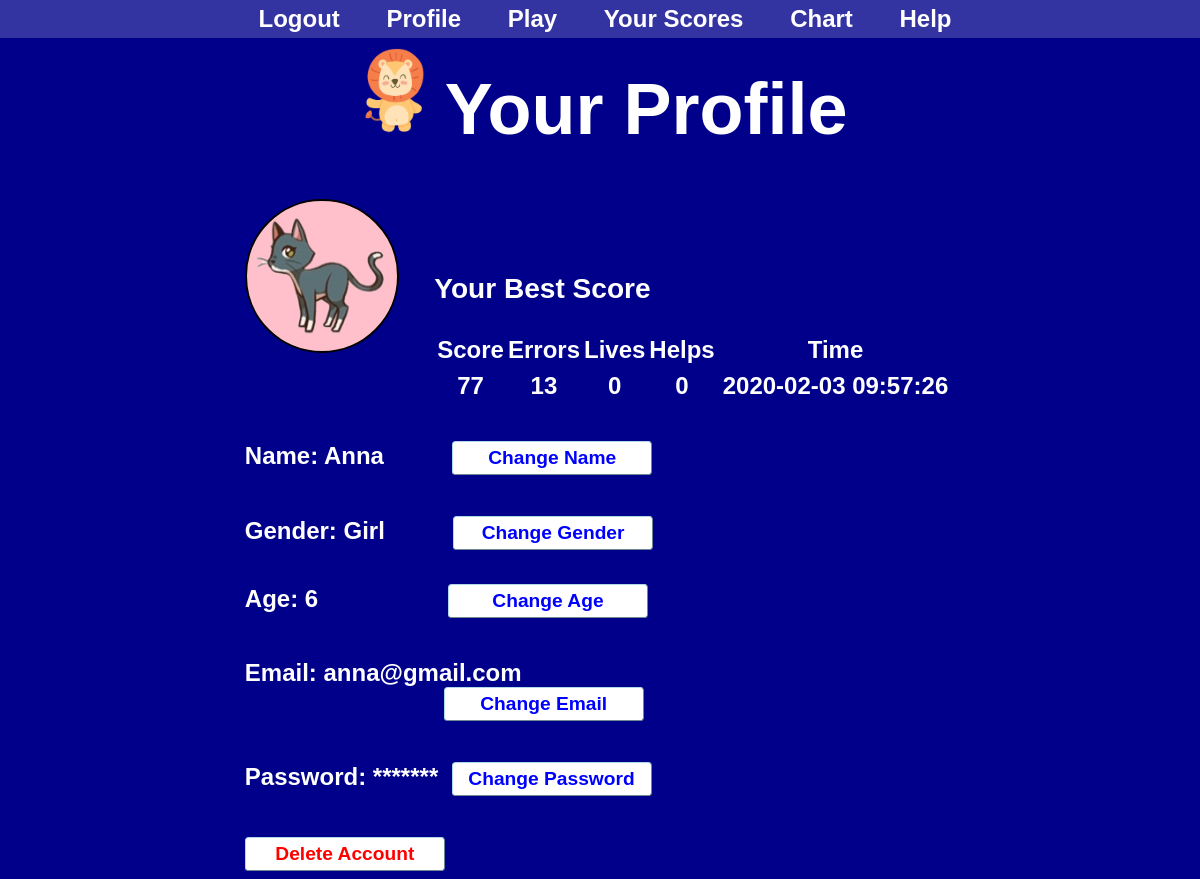
/php/user/userProfile.php (signed in), run on the app's committed database.
### tables this page shows
CREATE TABLE `user` (
  `userId` int(11) NOT NULL AUTO_INCREMENT,
  `name` char(20) NOT NULL,
  `age` int(10) NOT NULL,
  `gender` char(6) NOT NULL DEFAULT 'Others',
  `email` char(100) NOT NULL,
  `password` char(100) NOT NULL,
  `privilege` varchar(45) NOT NULL DEFAULT 'user',
  `profilePic` varchar(500) DEFAULT '0',
  PRIMARY KEY (`userId`),
  UNIQUE KEY `Email_UNIQUE` (`email`)
);

CREATE TABLE `game` (
  `gameId` int(11) NOT NULL AUTO_INCREMENT,
  `user_userId` int(11) NOT NULL,
  `score` int(11) DEFAULT NULL,
  `errors` int(11) DEFAULT NULL,
  `lives` int(11) DEFAULT NULL,
  `helps` int(11) DEFAULT NULL,
  `gameTime` datetime NOT NULL,
  PRIMARY KEY (`gameId`),
  KEY `fk_game_user_idx` (`user_userId`),
  CONSTRAINT `fk_game_user` FOREIGN KEY (`user_userId`) REFERENCES `user` (`userId`) ON DELETE CASCADE ON UPDATE CASCADE
);

### php/util/sessionUtil.php (called while the page is built, shortened)
<?php
	function isLogged(){
		if(isset($_SESSION['userId']))
			return $_SESSION['userId'];
		else
			return false;
	}
?>

### php/util/dbManager.php (called while the page is built, shortened)
<?php
    require "dbConfig.php";
    $DB = new dbManager();
  class dbManager {
      private $mysqli_conn = null;
      function openConnection() {
      if (!$this->isOpen()){
        global $dbHostname;
        global $dbUsername;
        global $dbPassword;
        global $dbName;
            $this->mysqli_conn = new mysqli($dbHostname, $dbUsername, $dbPassword);
            $this->mysqli_conn->select_db($dbName) or die ('Connection to DB failed: ' . mysqli_error());
        }
      }
      function isOpen() {
      return ($this->mysqli_conn != null);
    }
    function performQuery($queryText) {
      return $this->mysqli_conn->query($queryText);
    }
    function closeConnection(){
      $this->mysqli_conn = null;
    }
  }
?>

### php/util/dbConfig.php (called while the page is built)
<?php
	$dbHostname = "localhost";
	$dbUsername = "root";
	$dbPassword = "";
	$dbName = "project";
?>

### php/user/userProfile.php (the view, shortened to what this page needs)
<?php
    require_once "../util/sessionUtil.php";
    require_once "./user.php";
    $id = isLogged();
   	if($id == false){
    	header('location: ../../index.php');
    } else {
    	$user = getUser($id);
    }
    $username = $user['name'];
    $age = $user['age'];
    $gender = $user['gender'];
    $email = $user['email'];
    $profilePic = $user['profilePic'];
?>
<!DOCTYPE html>
<html lang="en">
	<head>
		<link rel="stylesheet" href="../../css/profile.css" type="text/css" media="screen">
	</head>
	<body>
		<header>
			<h1><a href="./userProfile.php" title="Home"><img src="../../img/leo.png" alt="Lion"></a>Your Profile</h1>
			<nav id="navigation" class="top">
				<a href="../logout.php">Logout</a>
				<a href="./userProfile.php">Profile</a>
				<a href="../game.php">Play</a>
				<a href="./userScores.php">Your Scores</a>
				<a href="../chart.php">Chart</a>
				<a href="../../html/guide.html" target="_blank">Help</a>
			</nav>
		</header>
		<div id="data">
			<span id="pic" onclick="setVisibility('image', 'imageButton', 'visible')">
				<?php
					$pathImage = "../../img/profilePics/" . $user['profilePic'];
					if($profilePic === '0')
						echo "<img src='../../img/profilePics/default.png' alt='Your Pic' id='picture' class='$gender'>";
					else
						echo "<img src='$pathImage' alt='Your Pic' id='picture' class='$gender'>";
				?>
			</span>
			<div id="bestScore">
				<h3>Your Best Score</h3>
				<?php
					getBestScore($id);
				?>
			</div>
			<div>
				<label for="name">Name: </label>
				<span id="username"><?php echo $username?></span>
				<input id="changeName" class="button" type="button" value="Change Name" onclick="setVisibility('name', 'nameButton', 'visible')">
				<form name="data" method="POST" action="./updateName.php">
				</form>
			</div>
			<div>
				Gender:
				<span id="user_gender"><?php echo $gender?></span>
				<input id="changeGender" class="button" type="button" value="Change Gender" onclick="setVisibility('gender', 'genderButton', 'visible')">
				<form name="data" method="POST" action="./updateGender.php">
				</form>
			</div>
			<div>
				<label for="age">Age: </label>
				<span id="user_age"><?php echo $age?></span>
				<input id="changeAge" class="button" type="button" value="Change Age" onclick="setVisibility('age', 'ageButton', 'visible')">
				<form name="data" method="POST" action="./updateAge.php">
				</form>
			</div>
			<div>
				<label for="email">Email: </label>
				<span id="e-mail"><?php echo $email?></span><br>
				<input id="changeEmail" class="button" type="button" value="Change Email" onclick="setVisibility('email', 'emailButton', 'visible')">
				<form name="data" method="POST" action="./updateEmail.php">
				</form>
			</div>
			<div>
				<label for="password" id="password_label">Password: </label>
				<span id="password_span"><?php echo '*******'?></span>
				<input id="changePassword" class="button" type="button" value="Change Password" onclick="setVisibility('password', 'passwordButton', 'visible')">
				<form name="data" method="POST" action="./updatePassword.php">
				</form>
			</div>
			<div>
				<form method="POST" action="./deleteUser.php">
					<input class="button" name="delete" type="submit" value="Delete Account" id="delete">
				</form>
			</div>
		</div>
	</body>
</html>

### php/user/user.php (shortened to what this page needs)
<?php
	require_once "../util/dbManager.php";
	require_once "../util/sessionUtil.php";
	function getUser($id) {
		global $DB;
		$query = 'SELECT * FROM user WHERE userId = \'' . $id . '\'';
		$result = $DB->performQuery($query);
		$numRows = mysqli_num_rows($result);
		$user = $result->fetch_assoc();
		return $user;
	}
	function getBestScore($id){
		global $DB;
		$query = 'SELECT * FROM game WHERE score = (SELECT MAX(Score) FROM game WHERE user_userId = \'' . $id . '\')';
		$result = $DB->performQuery($query);
		$rows = mysqli_num_rows($result);
		if ($rows > 0) {
		    echo "<table>" . "<tr>" . "<th>Score</th>" . "<th>Errors</th>" . "<th>Lives</th>" . "<th>Helps</th>" . "<th>Time</th>" . "</tr>";
		    while($row = $result->fetch_assoc()) {
		    	echo "<tr>" . "<td>" . $row["score"] . "</td><td>" . $row["errors"] . "</td><td>" . $row["lives"] . "</td><td>" . $row["helps"] . "</td><td>" . $row["gameTime"] . "</td></tr>";
		    }
		    echo "</table>";
		} else {
		    echo "You have never played yet!";
		}
	}
?>

### css/profile.css (style rules this page uses)
html { font-weight: bolder; }
h1 { color: white; text-align: left; font-style: initial; font-weight: bolder; font-size: 3em; margin-left: 30%; }
h1 img { height: 1.2em; padding-right: 20px; }
.top { width: 100%; padding: 5px; position: fixed; top: 0px; right: 0px; left: 0px; z-index: 10; }
#navigation { background: rgba(255, 255, 255, 0.2); font-size: 1em; font-weight: bolder; font-family: sans-serif; padding: 5px; width: 100%; position: fixed; top: 0px; right: 0px; left: 0px; overflow-x: hidden; text-align: center; }
#navigation a { color: white; text-decoration: none; padding: 5px 20px 5px 20px; }
body { background-color: darkblue; color: white; font-size: 1.5em; font-family: sans-serif; font-style: initial; text-align: left; font-family: sans-serif; font-weight: bold; background-image: url("../img/2866128.jpg"); background-repeat: no-repeat; background-position: center; background-size: 180%; }
.button { font-size: 0.8em; font-weight: bold; color: blue; background-color: white; text-decoration: none; padding: 5px; border: 0.1em outset lightblue; border-radius: 0.2em; width: 200px; }
#data { margin-left: 20%; }
#delete { color: red; }
#changeName { margin-left: 6.5%; }
#changeGender { margin-left: 6.5%; }
#changeAge { margin-left: 13%; }
#changeEmail { margin-left: 21%; }
#changePassword { margin-left: 0.7%; }
#picture { border: 2px solid black; border-radius: 50%; width: 150px; height: 150px; }
.Girl { background-color: pink; }
#bestScore { margin-top: -12%; margin-left: 20%; }
#bestScore th { text-align: center; }
#bestScore td { text-align: center; padding: 5px; }

### data on the page
user: profilePic (picture), name "Anna", gender "Girl", age "6", email "anna@gmail.com"
game: score "77", errors "13", lives "0", helps "0", gameTime "2020-02-03 09:57:26"
